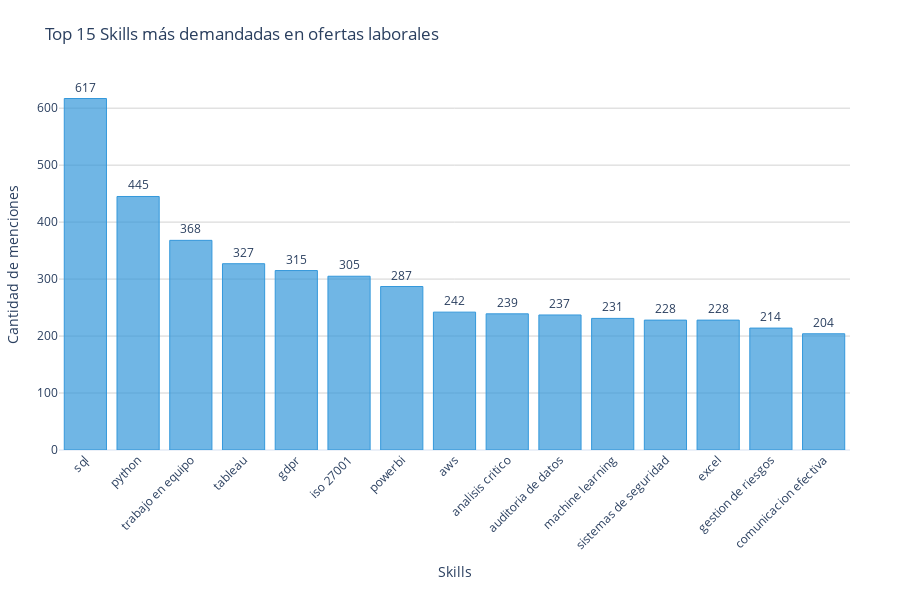

The cell this chart's notebook holds for it:
### Code cell
pipeline = [
        { "$unwind": "$Skills" },
        { "$group": { "_id": "$Skills", "count": { "$sum": 1 } } },
        { "$sort": { "count": -1 } },
        { "$limit": 15 }
    ]

# Ejecutar la consulta y convertir a DataFrame
skills = list(coleccion.aggregate(pipeline))
df_skills = pd.DataFrame(skills)

# Renombrar columnas
df_skills.columns = ["Skill", "Frecuencia"]


# Extraer los valores
skills_names = [skill["_id"] for skill in skills]
skills_counts = [skill["count"] for skill in skills]

# Crear la figura en Plotly
fig = go.Figure()

fig.add_trace(go.Bar(
    x=skills_names,
    y=skills_counts,
    text=skills_counts,
    textposition='outside',
    marker=dict(color='rgba(52, 152, 219, 0.7)', line=dict(color='rgba(52, 152, 219, 1.0)', width=1))
))

# Configuración del diseño
fig.update_layout(
    title="Top 15 Skills más demandadas en ofertas laborales",
    xaxis_title="Skills",
    yaxis_title="Cantidad de menciones",
    template="plotly_white",
    xaxis=dict(tickangle=-45),
    yaxis=dict(showgrid=True, gridcolor='lightgrey'),
    margin=dict(l=50, r=50, t=80, b=150),
    height=600
)

# Mostrar el gráfico
fig.show()

### Figure 1 — Plotly figure (JSON) as saved in the notebook; plotly's stock layout.template omitted (floating-point values rounded to 4 significant figures)
{"data": [{"marker": {"color": "rgba(52, 152, 219, 0.7)", "line": {"color": "rgba(52, 152, 219, 1.0)", "width": 1}}, "text": ["617", "445", "368", "327", "315", "305", "287", "242", "239", "237", "231", "228", "228", "214", "204"], "textposition": "outside", "type": "bar", "x": ["sql", "python", "trabajo en equipo", "tableau", "gdpr", "iso 27001", "powerbi", "aws", "analisis critico", "auditoria de datos", "machine learning", "sistemas de seguridad", "excel", "gestion de riesgos", "comunicacion efectiva"], "y": [617, 445, 368, 327, 315, 305, 287, 242, 239, 237, 231, 228, 228, 214, 204]}], "layout": {"height": 600, "margin": {"b": 150, "l": 50, "r": 50, "t": 80}, "title": {"text": "Top 15 Skills más demandadas en ofertas laborales"}, "xaxis": {"tickangle": -45, "title": {"text": "Skills"}}, "yaxis": {"gridcolor": "lightgrey", "showgrid": true, "title": {"text": "Cantidad de menciones"}}}}
